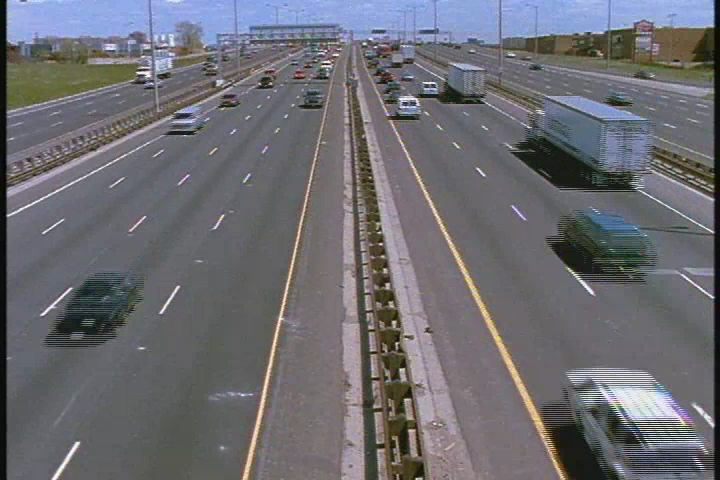
#> input picture frame 11 of vehicle_detection/cars.mov, 720 x 480 px
$ python cars.py
#> lines starting #> are read from the running program, lines starting #| are printed output that depends on the picture
import cv2

minW = 60
minH = 60

# 检测线高度
line_height = 350
# 线的偏移量
offset = 17

line_height_ = 280
# 线的偏移量
offset_ = 17

def center(x, y, w, h):
    x1 = int(w / 2)
    y1 = int(h / 2)
    cx = x + x1
    cy = y + y1
    return cx, cy


cap = cv2.VideoCapture("cars.mov")

bg_sub_mog = cv2.bgsegm.createBackgroundSubtractorMOG(history=300)
kernel = cv2.getStructuringElement(cv2.MORPH_RECT, (2, 2))
kernel_ = cv2.getStructuringElement(cv2.MORPH_RECT, (5, 5))
cars = []
car_num = 0
while cap.isOpened():
    ret, frame = cap.read()
#> frame is the input picture: shape (480, 720, 3); mean B, G, R 113.7, 107.9, 108.4
    if ret:
        # 灰度
        gray = cv2.cvtColor(frame, cv2.COLOR_BGR2GRAY)
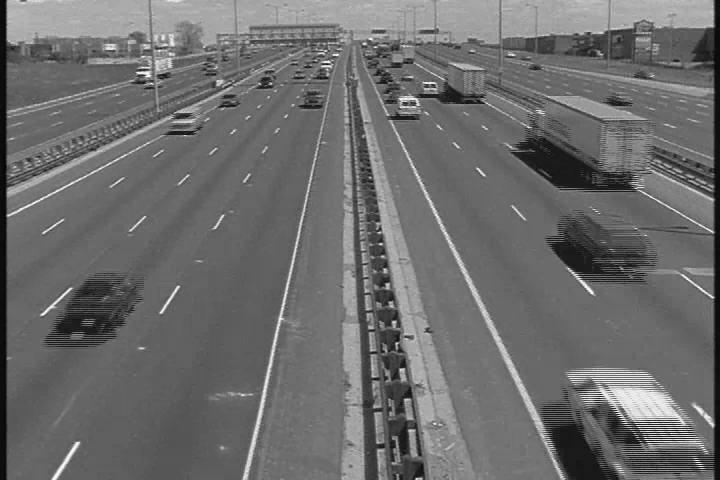
#> gray: shape (480, 720); min 0, max 254, mean 108.6
        # 去噪
        blur = cv2.GaussianBlur(gray, (3, 3), 5)
        # 去背景
        mask = bg_sub_mog.apply(blur)
#> mask: shape (480, 720); every value is 0
        # 腐蚀
        erode = cv2.erode(mask, kernel)
        # 膨胀
        dilate = cv2.dilate(erode, kernel)
        # 闭运算 去掉内部白块
        close = cv2.morphologyEx(dilate, cv2.MORPH_CLOSE, kernel_, iterations=4)

        cnts, h = cv2.findContours(close, cv2.RETR_TREE, cv2.CHAIN_APPROX_SIMPLE)
#> cnts = []; h = None

        cv2.line(frame, (10, line_height), (int(frame.shape[1]/2), line_height), (0, 0, 255), 2)
        cv2.line(frame, (int(frame.shape[1]/2), line_height_), (frame.shape[1]-10, line_height_), (0, 0, 255), 2)
        for i, c in enumerate(cnts):
            x, y, w, h = cv2.boundingRect(c)
            isValid = (w >= minW) and (h >= minH)
            if not isValid:
                continue
            cv2.rectangle(frame, (x, y), (x + w, y + h), (0, 0, 255), 2)
            cv2.rectangle(mask, (x, y), (x + w, y + h), (255, 255, 255), 2)
            cv2.rectangle(close, (x, y), (x + w, y + h), (255, 255, 255), 2)
            c_point = center(x, y, w, h)
            cars.append(c_point)

            for (x, y) in cars:
                if x < frame.shape[1]:
                    if (y > line_height - offset) and (y < line_height + offset):
                        car_num += 1
                        cars.remove((x, y))
                        print(car_num)
                else:
                    if (y > line_height_ - offset_) and (y < line_height_ + offset_):
                        car_num += 1
                        cars.remove((x, y))
                        print(car_num)
#> this loop made 0 passes
#> after the loop, car_num = 0; cars = []
        cv2.putText(frame, f"Car Count:{car_num}", (100, 60), cv2.FONT_HERSHEY_SIMPLEX, 2, (255, 0, 0), 3)
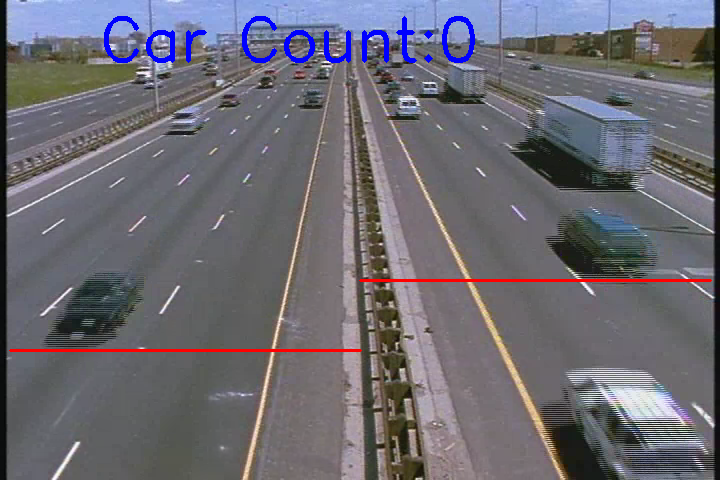
#> frame: shape (480, 720, 3); mean B, G, R 114.2, 105.8, 108
        cv2.imshow('frame', frame)
        cv2.imshow('video', mask)
        cv2.imshow('close', close)

    key = cv2.waitKey(400)
#> (key q is pressed here)
    if key & 0xFF == ord('q'):
        break

cap.release()
cv2.destroyAllWindows()

$ run again, starting later in the video
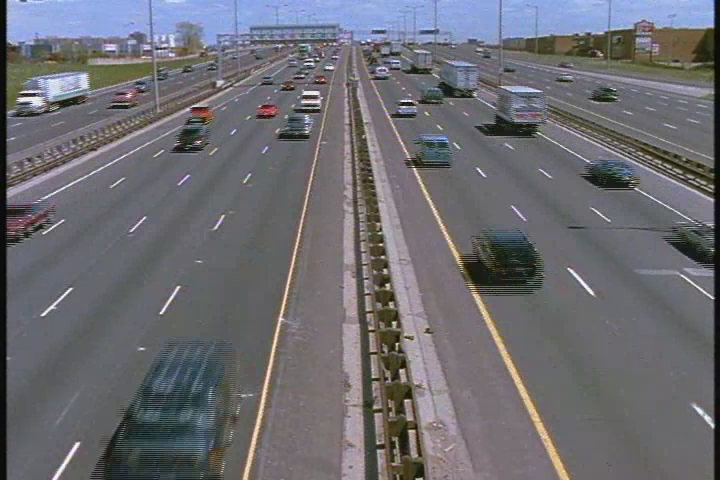
#> input picture frame 49 of vehicle_detection/cars.mov, 720 x 480 px
#> frame is the input picture: shape (480, 720, 3); mean B, G, R 113.2, 107.7, 108.3
#> `gray = cv2.cvtColor(frame, cv2.COLOR_BGR2GRAY)`:
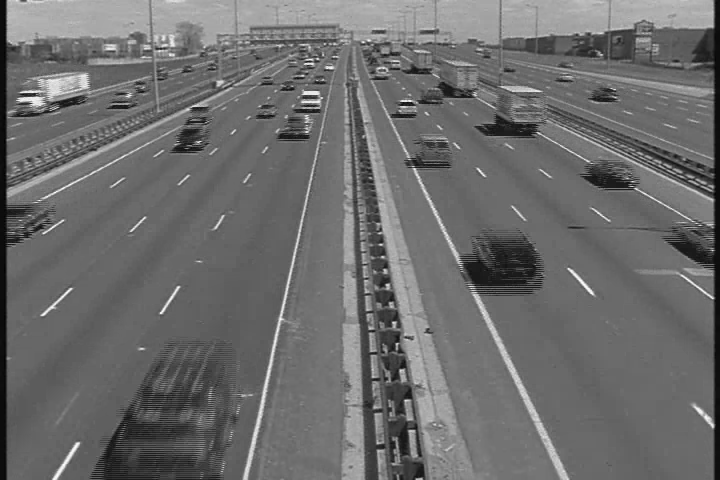
#> gray: shape (480, 720); min 0, max 255, mean 108.4
#> mask: shape (480, 720); every value is 0
#> cnts = []; h = None
#> after the loop `for i, c in enumerate(cnts):`: car_num = 0; cars = []
#> `cv2.putText(frame, f"Car Count:{car_num}", (100, 60), cv2.FONT_HERSHEY..`:
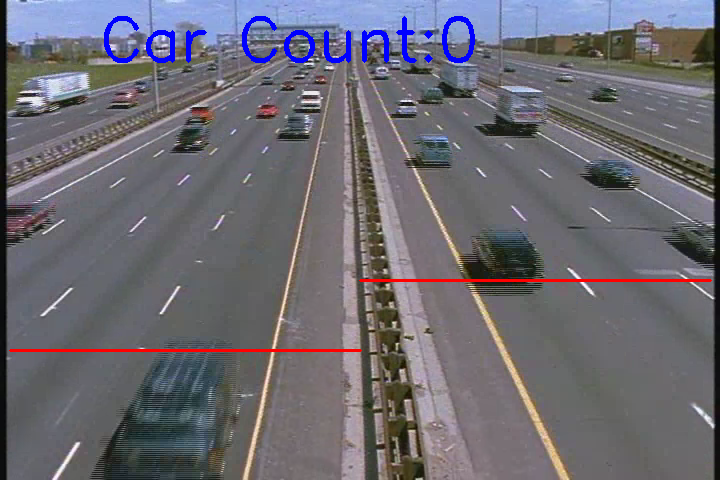
#> frame: shape (480, 720, 3); mean B, G, R 113.7, 105.6, 107.8

$ run again, starting later in the video
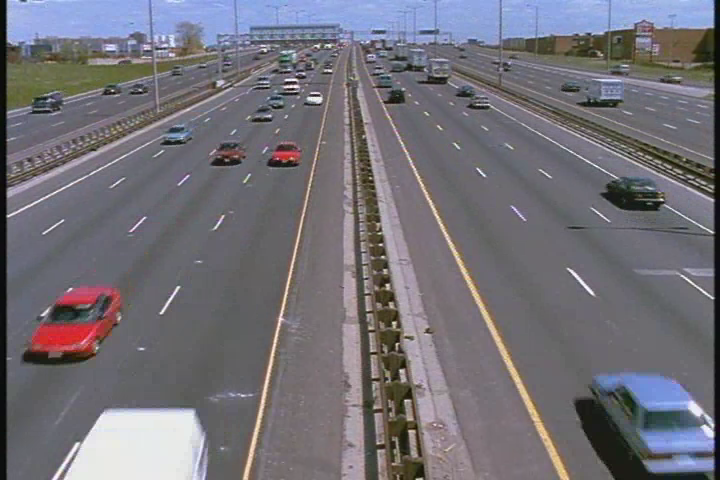
#> input picture frame 88 of vehicle_detection/cars.mov, 720 x 480 px
#> frame is the input picture: shape (480, 720, 3); mean B, G, R 119.5, 112.3, 114.7
#> `gray = cv2.cvtColor(frame, cv2.COLOR_BGR2GRAY)`:
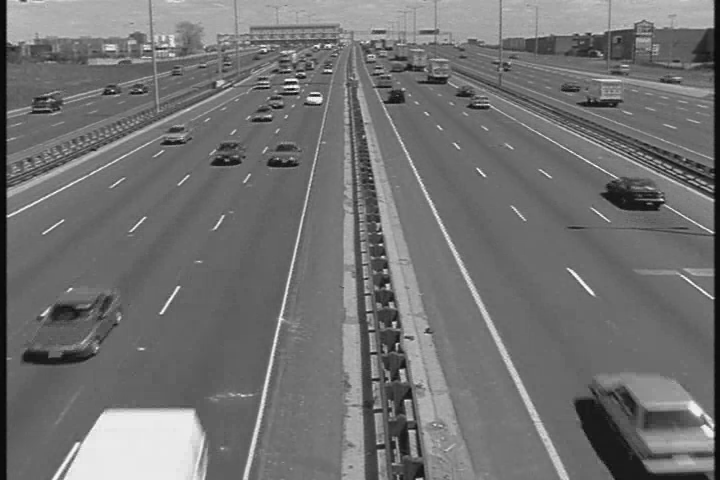
#> gray: shape (480, 720); min 0, max 255, mean 113.8
#> mask: shape (480, 720); every value is 0
#> cnts = []; h = None
#> after the loop `for i, c in enumerate(cnts):`: car_num = 0; cars = []
#> `cv2.putText(frame, f"Car Count:{car_num}", (100, 60), cv2.FONT_HERSHEY..`:
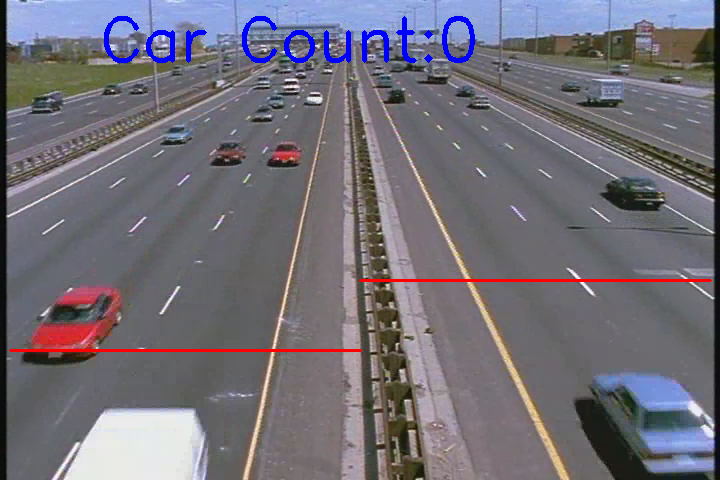
#> frame: shape (480, 720, 3); mean B, G, R 120, 110.2, 114.2
